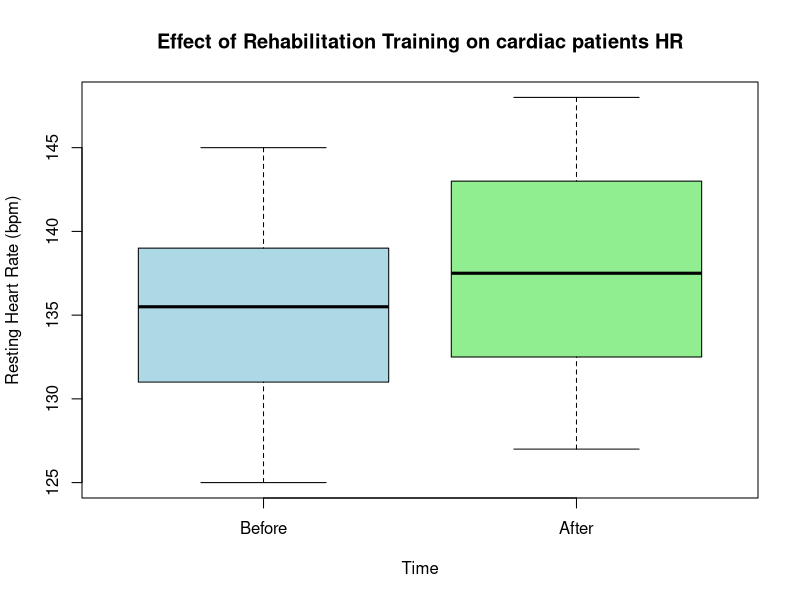
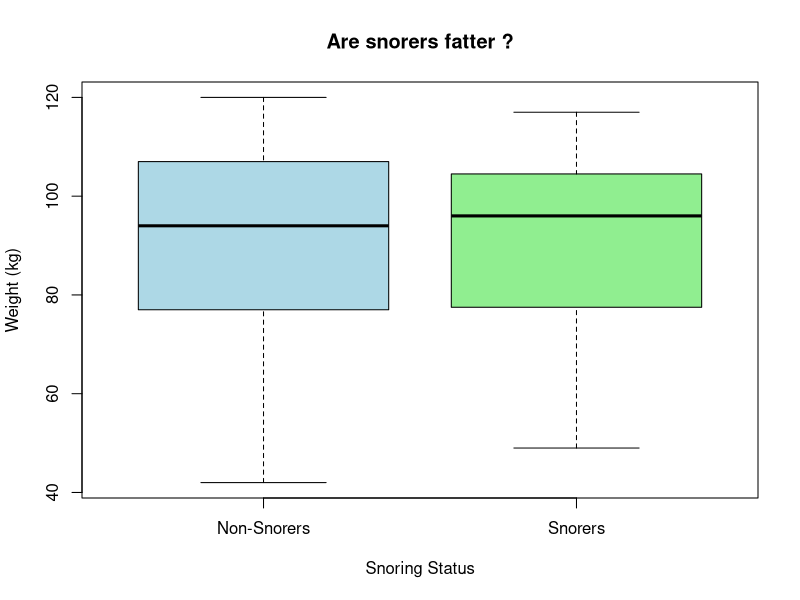
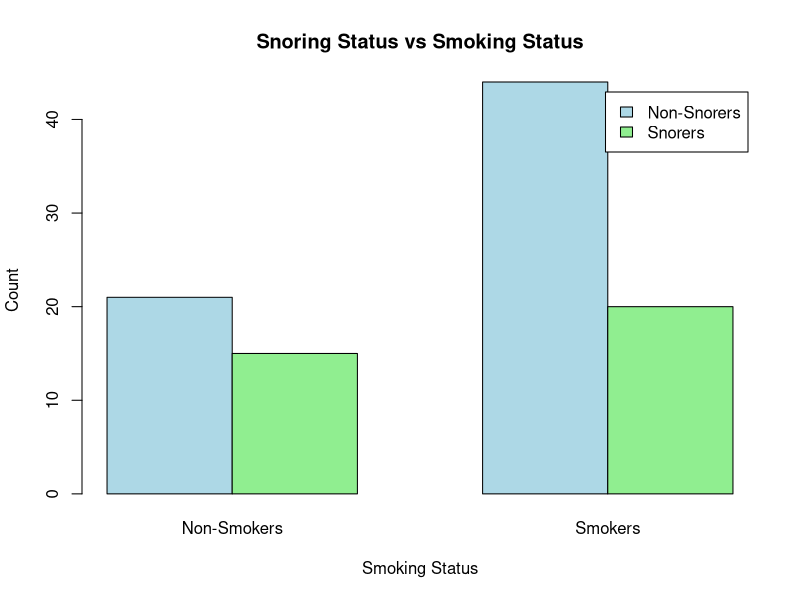
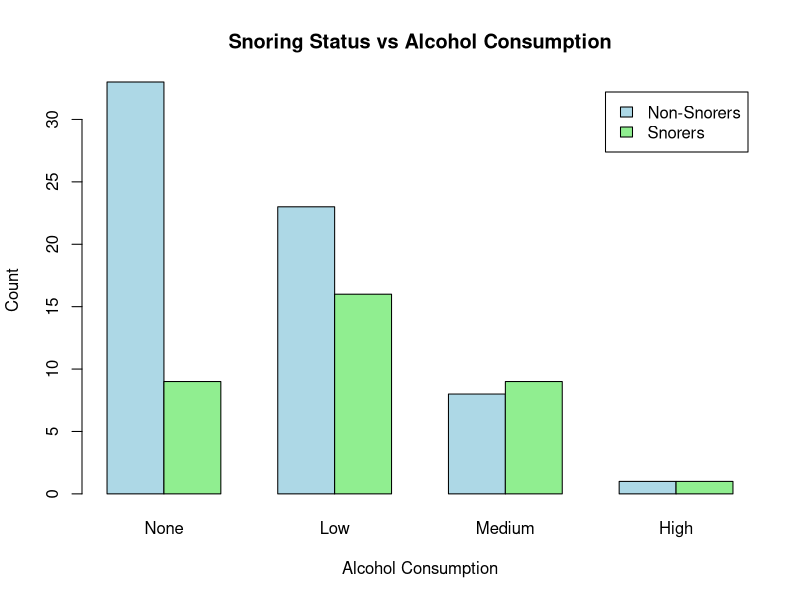
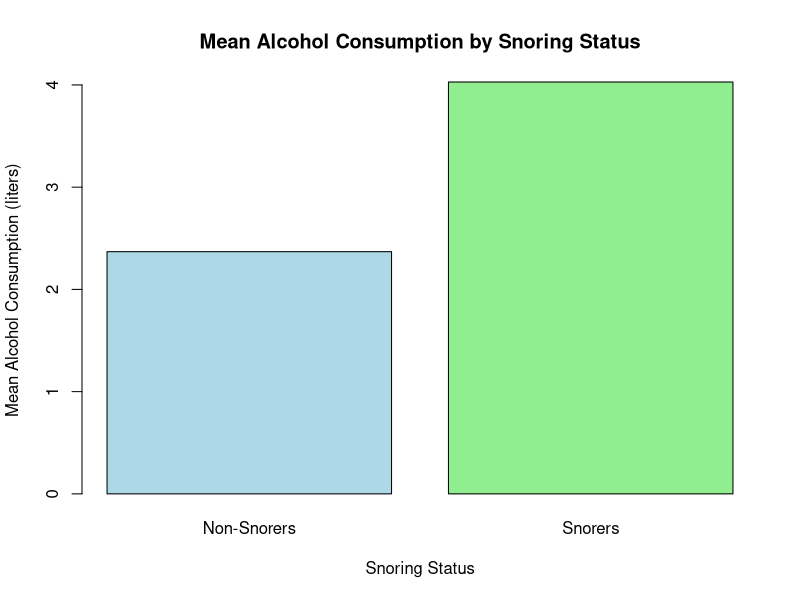

Write the R code that produced these figures, in order.
## ---- chunk 1
prepost <- read.csv("data/test_data/PrePost.csv",header=TRUE)
head(prepost)
summary(prepost)
## ---- chunk 2
# We separate the two groups
rest.Pre  <- prepost$perf[prepost$time == "Before"]
rest.Post <- prepost$perf[prepost$time == "After"]

# Shapiro-Wilk normality test
shapiro.test(rest.Pre)
shapiro.test(rest.Post)
## ---- chunk 3
# Paired t-test
t_test_result <- t.test(rest.Pre, rest.Post, paired = TRUE)
t_test_result
## ---- chunk 4
# Boxplot to visualize the effect of the treatment
prepost$time <- factor(prepost$time, levels = c("Before", "After"))
boxplot(perf ~ time, data = prepost, 
        main = "Effect of Rehabilitation Training on cardiac patients HR",
        xlab = "Time", ylab = "Resting Heart Rate (bpm)",
        col = c("lightblue", "lightgreen"))
## ---- chunk 5
snore <- read.table("data/test_data/snore.txt", header=TRUE)
head(snore)
summary(snore)
## ---- chunk 6
# We separate the two groups
snore_weight  <- snore$weight[snore$snore == "O"]
non_snore_weight <- snore$weight[snore$snore == "N"]

# Shapiro-Wilk normality test
shapiro.test(snore_weight)
shapiro.test(non_snore_weight)
## ---- chunk 7
# Wilcoxon test
wilcox_test<- wilcox.test(snore_weight, non_snore_weight)
wilcox_test
## ---- chunk 8
# Boxplot to visualize the weight of snorers and non-snorers
boxplot(weight ~ snore, data = snore, 
        main = "Are snorers fatter ?",
        xlab = "Snoring Status", ylab = "Weight (kg)",
        col = c("lightblue", "lightgreen"),
        names = c("Non-Snorers", "Snorers"))
## ---- chunk 9
#  Contingency table Snore (Yes/No) × Tabac (Yes/No)
table_snore_tabac <- table(snore$snore, snore$tabac)
rownames(table_snore_tabac) <- c("Non-Snorers", "Snorers")
colnames(table_snore_tabac) <- c("Non-Smokers", "Smokers")
print(table_snore_tabac)

# Contingency table Snore (Yes/No) × Alcool (Low/Medium/High) 
snore$alcool_cat <- cut(snore$alcool,
                        breaks = c(-1,0, 5, 10, Inf),
                        labels = c("None","Low", "Medium", "High"))

table_snore_alcool <- table(snore$snore, snore$alcool_cat)
rownames(table_snore_alcool) <- c("Non-Snorers", "Snorers")
colnames(table_snore_alcool) <- c("None","Low", "Medium", "High")
print(table_snore_alcool)
## ---- chunk 10
# Chi-squared test for Snore × Tabac
chi2_tabac <- chisq.test(table_snore_tabac)
chi2_tabac
chi2_tabac$expected
## ---- chunk 11
# test the normality of the distribution of alcohol consumption in snorers and non-snorers
shapiro.test(snore$alcool[snore$snore == "O"])
shapiro.test(snore$alcool[snore$snore == "N"])
## ---- chunk 12
# Wilcoxon test for Snore × Alcool
wilcox_alcool <- wilcox.test(alcool ~ snore, data = snore)
wilcox_alcool
## ---- chunk 13
# Mean alcohol consumption for Snorers and Non-Snorers
mean_alcool_snorers <- mean(snore$alcool[snore$snore == "O"])
mean_alcool_non_snorers <- mean(snore$alcool[snore$snore == "N"])
mean_alcool_snorers
mean_alcool_non_snorers
## ---- chunk 14
# Barplot for Snore × Tabac
barplot(table_snore_tabac, beside = TRUE,
        main = "Snoring Status vs Smoking Status",
        xlab = "Smoking Status", ylab = "Count",
        col = c("lightblue", "lightgreen"),
        legend = rownames(table_snore_tabac))
# Barplot for Snore × Alcool
barplot(table_snore_alcool, beside = TRUE,
        main = "Snoring Status vs Alcohol Consumption",
        xlab = "Alcohol Consumption", ylab = "Count",
        col = c("lightblue", "lightgreen"),
        legend = rownames(table_snore_alcool))
#Barplot for Snore X Alcool mean
barplot(c(mean_alcool_non_snorers, mean_alcool_snorers),
        names.arg = c("Non-Snorers", "Snorers"),
        main = "Mean Alcohol Consumption by Snoring Status",
        xlab = "Snoring Status", ylab = "Mean Alcohol Consumption (liters)",
        col = c("lightblue", "lightgreen"))
